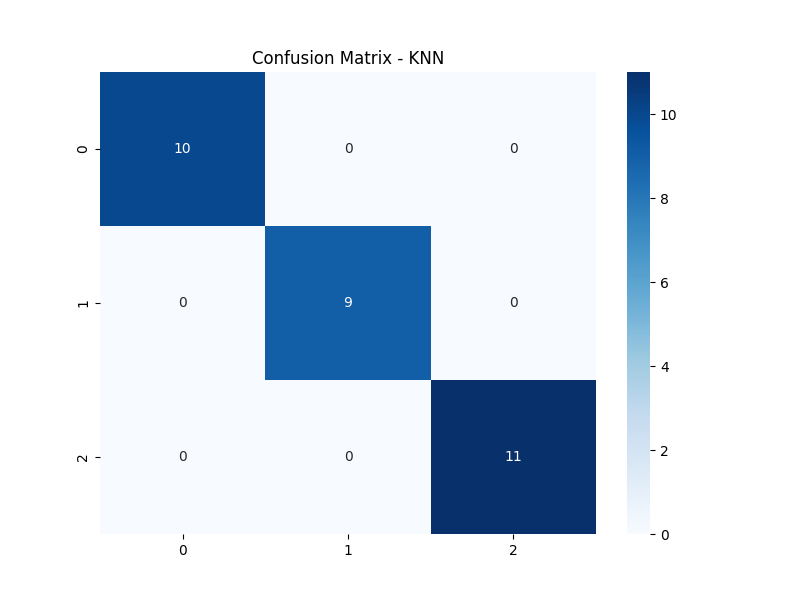

Write Python code to recreate this figure.
# Gerekli kütüphaneleri içe aktaralım
import numpy as np
import pandas as pd
from sklearn.model_selection import train_test_split
from sklearn.preprocessing import StandardScaler
from sklearn.neighbors import KNeighborsClassifier
from sklearn.linear_model import LogisticRegression
from sklearn.naive_bayes import GaussianNB
from sklearn.tree import DecisionTreeClassifier
from sklearn.svm import SVC
from sklearn.ensemble import RandomForestClassifier
from sklearn.metrics import classification_report, confusion_matrix, accuracy_score
import matplotlib.pyplot as plt
import seaborn as sns

# Iris veri setini yükleyelim
iris_data = pd.read_csv("Iris.csv")

# Veri setini inceleyelim
print(iris_data.head())

# Veriyi bağımsız değişkenler (X) ve hedef değişken (y) olarak ayıralım
X = iris_data.drop("Species", axis=1)
y = iris_data["Species"]

# Veriyi eğitim ve test setlerine bölelim
X_train, X_test, y_train, y_test = train_test_split(X, y, test_size=0.2, random_state=42)

# Standartlaştırma (opsiyonel, bazı algoritmalar için gerekebilir)
scaler = StandardScaler()
X_train = scaler.fit_transform(X_train)
X_test = scaler.transform(X_test)

# a) K-En Yakın Komşu (KNN)
knn_model = KNeighborsClassifier(n_neighbors=3)
knn_model.fit(X_train, y_train)
knn_predictions = knn_model.predict(X_test)

# Performans değerlendirmesi
knn_accuracy = accuracy_score(y_test, knn_predictions)
print("KNN Accuracy:", knn_accuracy)
print("Confusion Matrix:\n", confusion_matrix(y_test, knn_predictions))
print("Classification Report:\n", classification_report(y_test, knn_predictions))

# b) Lojistik Regresyon
lr_model = LogisticRegression()
lr_model.fit(X_train, y_train)
lr_predictions = lr_model.predict(X_test)

# Performans değerlendirmesi
lr_accuracy = accuracy_score(y_test, lr_predictions)
print("Logistic Regression Accuracy:", lr_accuracy)
print("Confusion Matrix:\n", confusion_matrix(y_test, lr_predictions))
print("Classification Report:\n", classification_report(y_test, lr_predictions))

# c) Naive-Bayes
nb_model = GaussianNB()
nb_model.fit(X_train, y_train)
nb_predictions = nb_model.predict(X_test)

# Performans değerlendirmesi
nb_accuracy = accuracy_score(y_test, nb_predictions)
print("Naive Bayes Accuracy:", nb_accuracy)
print("Confusion Matrix:\n", confusion_matrix(y_test, nb_predictions))
print("Classification Report:\n", classification_report(y_test, nb_predictions))

# d) Karar Ağaçları
dt_model = DecisionTreeClassifier()
dt_model.fit(X_train, y_train)
dt_predictions = dt_model.predict(X_test)

# Performans değerlendirmesi
dt_accuracy = accuracy_score(y_test, dt_predictions)
print("Decision Tree Accuracy:", dt_accuracy)
print("Confusion Matrix:\n", confusion_matrix(y_test, dt_predictions))
print("Classification Report:\n", classification_report(y_test, dt_predictions))

# e) Destek Vektör Makineleri (SVM)
svm_model = SVC()
svm_model.fit(X_train, y_train)
svm_predictions = svm_model.predict(X_test)

# Performans değerlendirmesi
svm_accuracy = accuracy_score(y_test, svm_predictions)
print("SVM Accuracy:", svm_accuracy)
print("Confusion Matrix:\n", confusion_matrix(y_test, svm_predictions))
print("Classification Report:\n", classification_report(y_test, svm_predictions))

# f) Rassal Orman
rf_model = RandomForestClassifier()
rf_model.fit(X_train, y_train)
rf_predictions = rf_model.predict(X_test)

# Performans değerlendirmesi
rf_accuracy = accuracy_score(y_test, rf_predictions)
print("Random Forest Accuracy:", rf_accuracy)
print("Confusion Matrix:\n", confusion_matrix(y_test, rf_predictions))
print("Classification Report:\n", classification_report(y_test, rf_predictions))

# Confusion matrix'i görselleştirelim (örnek olarak KNN için)
plt.figure(figsize=(8, 6))
sns.heatmap(confusion_matrix(y_test, knn_predictions), annot=True, cmap="Blues", fmt="d")
plt.title("Confusion Matrix - KNN")
plt.show()
